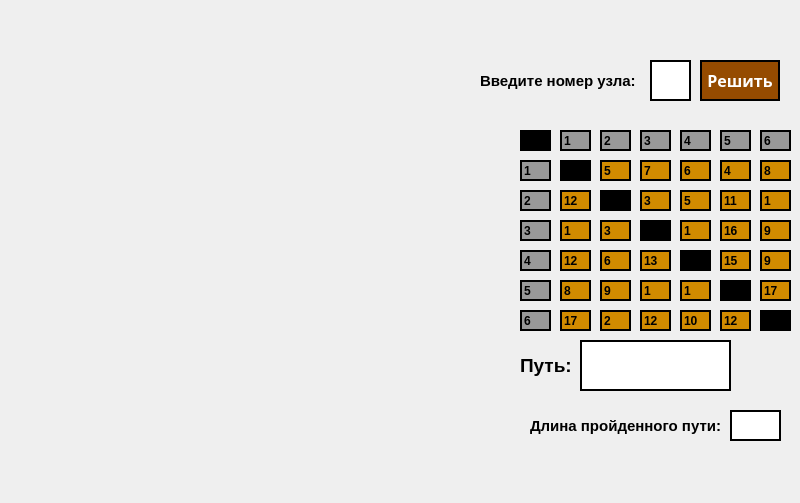
<?xml version="1.0" encoding="UTF-8"?>
<ui version="4.0">
 <class>Kommi</class>
 <widget class="QMainWindow" name="Kommi">
  <property name="geometry">
   <rect>
    <x>0</x>
    <y>0</y>
    <width>800</width>
    <height>503</height>
   </rect>
  </property>
  <property name="windowTitle">
   <string>Kommi</string>
  </property>
  <property name="styleSheet">
   <string notr="true"/>
  </property>
  <widget class="QWidget" name="centralwidget">
   <widget class="QPushButton" name="reshit">
    <property name="geometry">
     <rect>
      <x>700</x>
      <y>60</y>
      <width>80</width>
      <height>41</height>
     </rect>
    </property>
    <property name="font">
     <font>
      <family>Biff</family>
      <pointsize>12</pointsize>
      <weight>75</weight>
      <bold>true</bold>
     </font>
    </property>
    <property name="styleSheet">
     <string notr="true">QPushButton{
background-color:rgb(149, 75, 0);
color:white;
border:2px solid black
}
QPushButton:pressed {
    background-color: qlineargradient(x1: 0, y1: 0, x2: 0, y2: 1,
                                      stop: 0 #dadbde, stop: 1 #f6f7fa);}</string>
    </property>
    <property name="text">
     <string>Решить</string>
    </property>
   </widget>
   <widget class="QLineEdit" name="lineEdit_show">
    <property name="geometry">
     <rect>
      <x>580</x>
      <y>340</y>
      <width>151</width>
      <height>51</height>
     </rect>
    </property>
    <property name="styleSheet">
     <string notr="true">border:2px solid black</string>
    </property>
   </widget>
   <widget class="QLineEdit" name="lineEdit_number">
    <property name="geometry">
     <rect>
      <x>650</x>
      <y>60</y>
      <width>41</width>
      <height>41</height>
     </rect>
    </property>
    <property name="styleSheet">
     <string notr="true">border:2px solid black</string>
    </property>
   </widget>
   <widget class="QLineEdit" name="lineEdit_sum">
    <property name="geometry">
     <rect>
      <x>730</x>
      <y>410</y>
      <width>51</width>
      <height>31</height>
     </rect>
    </property>
    <property name="styleSheet">
     <string notr="true">border:2px solid black</string>
    </property>
   </widget>
   <widget class="QLineEdit" name="x0y0">
    <property name="geometry">
     <rect>
      <x>560</x>
      <y>160</y>
      <width>31</width>
      <height>21</height>
     </rect>
    </property>
    <property name="styleSheet">
     <string notr="true">background-color:rgb(0, 0, 0);
border:2px solid black</string>
    </property>
    <property name="text">
     <string/>
    </property>
   </widget>
   <widget class="QLineEdit" name="x0y1">
    <property name="geometry">
     <rect>
      <x>600</x>
      <y>160</y>
      <width>31</width>
      <height>21</height>
     </rect>
    </property>
    <property name="font">
     <font>
      <weight>75</weight>
      <bold>true</bold>
     </font>
    </property>
    <property name="styleSheet">
     <string notr="true">border:2px solid black;
background-color:rgb(209, 139, 0)</string>
    </property>
    <property name="text">
     <string>5</string>
    </property>
   </widget>
   <widget class="QLineEdit" name="x0y2">
    <property name="geometry">
     <rect>
      <x>640</x>
      <y>160</y>
      <width>31</width>
      <height>21</height>
     </rect>
    </property>
    <property name="font">
     <font>
      <weight>75</weight>
      <bold>true</bold>
     </font>
    </property>
    <property name="styleSheet">
     <string notr="true">border:2px solid black;
background-color:rgb(209, 139, 0)</string>
    </property>
    <property name="text">
     <string>7</string>
    </property>
   </widget>
   <widget class="QLineEdit" name="x0y3">
    <property name="geometry">
     <rect>
      <x>680</x>
      <y>160</y>
      <width>31</width>
      <height>21</height>
     </rect>
    </property>
    <property name="font">
     <font>
      <weight>75</weight>
      <bold>true</bold>
     </font>
    </property>
    <property name="styleSheet">
     <string notr="true">border:2px solid black;
background-color:rgb(209, 139, 0)</string>
    </property>
    <property name="text">
     <string>6</string>
    </property>
   </widget>
   <widget class="QLineEdit" name="x0y4">
    <property name="geometry">
     <rect>
      <x>720</x>
      <y>160</y>
      <width>31</width>
      <height>21</height>
     </rect>
    </property>
    <property name="font">
     <font>
      <weight>75</weight>
      <bold>true</bold>
     </font>
    </property>
    <property name="styleSheet">
     <string notr="true">border:2px solid black;
background-color:rgb(209, 139, 0)</string>
    </property>
    <property name="text">
     <string>4</string>
    </property>
   </widget>
   <widget class="QLineEdit" name="x0y5">
    <property name="geometry">
     <rect>
      <x>760</x>
      <y>160</y>
      <width>31</width>
      <height>21</height>
     </rect>
    </property>
    <property name="font">
     <font>
      <weight>75</weight>
      <bold>true</bold>
     </font>
    </property>
    <property name="styleSheet">
     <string notr="true">border:2px solid black;
background-color:rgb(209, 139, 0)</string>
    </property>
    <property name="text">
     <string>8</string>
    </property>
   </widget>
   <widget class="QLineEdit" name="x1y1">
    <property name="geometry">
     <rect>
      <x>600</x>
      <y>190</y>
      <width>31</width>
      <height>21</height>
     </rect>
    </property>
    <property name="styleSheet">
     <string notr="true">background-color:rgb(0, 0, 0);
border:2px solid black</string>
    </property>
    <property name="text">
     <string/>
    </property>
   </widget>
   <widget class="QLineEdit" name="x1y2">
    <property name="geometry">
     <rect>
      <x>640</x>
      <y>190</y>
      <width>31</width>
      <height>21</height>
     </rect>
    </property>
    <property name="font">
     <font>
      <weight>75</weight>
      <bold>true</bold>
     </font>
    </property>
    <property name="styleSheet">
     <string notr="true">border:2px solid black;
background-color:rgb(209, 139, 0)</string>
    </property>
    <property name="text">
     <string>3</string>
    </property>
   </widget>
   <widget class="QLineEdit" name="x1y4">
    <property name="geometry">
     <rect>
      <x>720</x>
      <y>190</y>
      <width>31</width>
      <height>21</height>
     </rect>
    </property>
    <property name="font">
     <font>
      <weight>75</weight>
      <bold>true</bold>
     </font>
    </property>
    <property name="styleSheet">
     <string notr="true">border:2px solid black;
background-color:rgb(209, 139, 0)</string>
    </property>
    <property name="text">
     <string>11</string>
    </property>
   </widget>
   <widget class="QLineEdit" name="x1y5">
    <property name="geometry">
     <rect>
      <x>760</x>
      <y>190</y>
      <width>31</width>
      <height>21</height>
     </rect>
    </property>
    <property name="font">
     <font>
      <weight>75</weight>
      <bold>true</bold>
     </font>
    </property>
    <property name="styleSheet">
     <string notr="true">border:2px solid black;
background-color:rgb(209, 139, 0)</string>
    </property>
    <property name="text">
     <string>1</string>
    </property>
   </widget>
   <widget class="QLineEdit" name="x1y0">
    <property name="geometry">
     <rect>
      <x>560</x>
      <y>190</y>
      <width>31</width>
      <height>21</height>
     </rect>
    </property>
    <property name="font">
     <font>
      <weight>75</weight>
      <bold>true</bold>
     </font>
    </property>
    <property name="styleSheet">
     <string notr="true">border:2px solid black;
background-color:rgb(209, 139, 0)</string>
    </property>
    <property name="text">
     <string>12</string>
    </property>
   </widget>
   <widget class="QLineEdit" name="x1y3">
    <property name="geometry">
     <rect>
      <x>680</x>
      <y>190</y>
      <width>31</width>
      <height>21</height>
     </rect>
    </property>
    <property name="font">
     <font>
      <weight>75</weight>
      <bold>true</bold>
     </font>
    </property>
    <property name="styleSheet">
     <string notr="true">border:2px solid black;
background-color:rgb(209, 139, 0)</string>
    </property>
    <property name="text">
     <string>5</string>
    </property>
   </widget>
   <widget class="QLineEdit" name="x2y1">
    <property name="geometry">
     <rect>
      <x>600</x>
      <y>220</y>
      <width>31</width>
      <height>21</height>
     </rect>
    </property>
    <property name="font">
     <font>
      <weight>75</weight>
      <bold>true</bold>
     </font>
    </property>
    <property name="styleSheet">
     <string notr="true">border:2px solid black;
background-color:rgb(209, 139, 0)</string>
    </property>
    <property name="text">
     <string>3</string>
    </property>
   </widget>
   <widget class="QLineEdit" name="x2y2">
    <property name="geometry">
     <rect>
      <x>640</x>
      <y>220</y>
      <width>31</width>
      <height>21</height>
     </rect>
    </property>
    <property name="styleSheet">
     <string notr="true">background-color:rgb(0, 0, 0);
border:2px solid black</string>
    </property>
    <property name="text">
     <string/>
    </property>
   </widget>
   <widget class="QLineEdit" name="x2y4">
    <property name="geometry">
     <rect>
      <x>720</x>
      <y>220</y>
      <width>31</width>
      <height>21</height>
     </rect>
    </property>
    <property name="font">
     <font>
      <weight>75</weight>
      <bold>true</bold>
     </font>
    </property>
    <property name="styleSheet">
     <string notr="true">border:2px solid black;
background-color:rgb(209, 139, 0)</string>
    </property>
    <property name="text">
     <string>16</string>
    </property>
   </widget>
   <widget class="QLineEdit" name="x2y5">
    <property name="geometry">
     <rect>
      <x>760</x>
      <y>220</y>
      <width>31</width>
      <height>21</height>
     </rect>
    </property>
    <property name="font">
     <font>
      <weight>75</weight>
      <bold>true</bold>
     </font>
    </property>
    <property name="styleSheet">
     <string notr="true">border:2px solid black;
background-color:rgb(209, 139, 0)</string>
    </property>
    <property name="text">
     <string>9</string>
    </property>
   </widget>
   <widget class="QLineEdit" name="x2y0">
    <property name="geometry">
     <rect>
      <x>560</x>
      <y>220</y>
      <width>31</width>
      <height>21</height>
     </rect>
    </property>
    <property name="font">
     <font>
      <weight>75</weight>
      <bold>true</bold>
     </font>
    </property>
    <property name="styleSheet">
     <string notr="true">border:2px solid black;
background-color:rgb(209, 139, 0)</string>
    </property>
    <property name="text">
     <string>1</string>
    </property>
   </widget>
   <widget class="QLineEdit" name="x2y3">
    <property name="geometry">
     <rect>
      <x>680</x>
      <y>220</y>
      <width>31</width>
      <height>21</height>
     </rect>
    </property>
    <property name="font">
     <font>
      <weight>75</weight>
      <bold>true</bold>
     </font>
    </property>
    <property name="styleSheet">
     <string notr="true">border:2px solid black;
background-color:rgb(209, 139, 0)</string>
    </property>
    <property name="text">
     <string>1</string>
    </property>
   </widget>
   <widget class="QLineEdit" name="x3y1">
    <property name="geometry">
     <rect>
      <x>600</x>
      <y>250</y>
      <width>31</width>
      <height>21</height>
     </rect>
    </property>
    <property name="font">
     <font>
      <weight>75</weight>
      <bold>true</bold>
     </font>
    </property>
    <property name="styleSheet">
     <string notr="true">border:2px solid black;
background-color:rgb(209, 139, 0)</string>
    </property>
    <property name="text">
     <string>6</string>
    </property>
   </widget>
   <widget class="QLineEdit" name="x3y2">
    <property name="geometry">
     <rect>
      <x>640</x>
      <y>250</y>
      <width>31</width>
      <height>21</height>
     </rect>
    </property>
    <property name="font">
     <font>
      <weight>75</weight>
      <bold>true</bold>
     </font>
    </property>
    <property name="styleSheet">
     <string notr="true">border:2px solid black;
background-color:rgb(209, 139, 0)</string>
    </property>
    <property name="text">
     <string>13</string>
    </property>
   </widget>
   <widget class="QLineEdit" name="x3y4">
    <property name="geometry">
     <rect>
      <x>720</x>
      <y>250</y>
      <width>31</width>
      <height>21</height>
     </rect>
    </property>
    <property name="font">
     <font>
      <weight>75</weight>
      <bold>true</bold>
     </font>
    </property>
    <property name="styleSheet">
     <string notr="true">border:2px solid black;
background-color:rgb(209, 139, 0)</string>
    </property>
    <property name="text">
     <string>15</string>
    </property>
   </widget>
   <widget class="QLineEdit" name="x3y5">
    <property name="geometry">
     <rect>
      <x>760</x>
      <y>250</y>
      <width>31</width>
      <height>21</height>
     </rect>
    </property>
    <property name="font">
     <font>
      <weight>75</weight>
      <bold>true</bold>
     </font>
    </property>
    <property name="styleSheet">
     <string notr="true">border:2px solid black;
background-color:rgb(209, 139, 0)</string>
    </property>
    <property name="text">
     <string>9</string>
    </property>
   </widget>
   <widget class="QLineEdit" name="x3y0">
    <property name="geometry">
     <rect>
      <x>560</x>
      <y>250</y>
      <width>31</width>
      <height>21</height>
     </rect>
    </property>
    <property name="font">
     <font>
      <weight>75</weight>
      <bold>true</bold>
     </font>
    </property>
    <property name="styleSheet">
     <string notr="true">border:2px solid black;
background-color:rgb(209, 139, 0)</string>
    </property>
    <property name="text">
     <string>12</string>
    </property>
   </widget>
   <widget class="QLineEdit" name="x3y3">
    <property name="geometry">
     <rect>
      <x>680</x>
      <y>250</y>
      <width>31</width>
      <height>21</height>
     </rect>
    </property>
    <property name="styleSheet">
     <string notr="true">background-color:rgb(0, 0, 0);
border:2px solid black</string>
    </property>
    <property name="text">
     <string/>
    </property>
   </widget>
   <widget class="QLineEdit" name="x4y1">
    <property name="geometry">
     <rect>
      <x>600</x>
      <y>280</y>
      <width>31</width>
      <height>21</height>
     </rect>
    </property>
    <property name="font">
     <font>
      <weight>75</weight>
      <bold>true</bold>
     </font>
    </property>
    <property name="styleSheet">
     <string notr="true">border:2px solid black;
background-color:rgb(209, 139, 0)</string>
    </property>
    <property name="text">
     <string>9</string>
    </property>
   </widget>
   <widget class="QLineEdit" name="x4y2">
    <property name="geometry">
     <rect>
      <x>640</x>
      <y>280</y>
      <width>31</width>
      <height>21</height>
     </rect>
    </property>
    <property name="font">
     <font>
      <weight>75</weight>
      <bold>true</bold>
     </font>
    </property>
    <property name="styleSheet">
     <string notr="true">border:2px solid black;
background-color:rgb(209, 139, 0)</string>
    </property>
    <property name="text">
     <string>1</string>
    </property>
   </widget>
   <widget class="QLineEdit" name="x4y4">
    <property name="geometry">
     <rect>
      <x>720</x>
      <y>280</y>
      <width>31</width>
      <height>21</height>
     </rect>
    </property>
    <property name="styleSheet">
     <string notr="true">background-color:rgb(0, 0, 0);
border:2px solid black</string>
    </property>
    <property name="text">
     <string/>
    </property>
   </widget>
   <widget class="QLineEdit" name="x4y5">
    <property name="geometry">
     <rect>
      <x>760</x>
      <y>280</y>
      <width>31</width>
      <height>21</height>
     </rect>
    </property>
    <property name="font">
     <font>
      <weight>75</weight>
      <bold>true</bold>
     </font>
    </property>
    <property name="styleSheet">
     <string notr="true">border:2px solid black;
background-color:rgb(209, 139, 0)</string>
    </property>
    <property name="text">
     <string>17</string>
    </property>
   </widget>
   <widget class="QLineEdit" name="x4y0">
    <property name="geometry">
     <rect>
      <x>560</x>
      <y>280</y>
      <width>31</width>
      <height>21</height>
     </rect>
    </property>
    <property name="font">
     <font>
      <weight>75</weight>
      <bold>true</bold>
     </font>
    </property>
    <property name="styleSheet">
     <string notr="true">border:2px solid black;
background-color:rgb(209, 139, 0)</string>
    </property>
    <property name="text">
     <string>8</string>
    </property>
   </widget>
   <widget class="QLineEdit" name="x4y3">
    <property name="geometry">
     <rect>
      <x>680</x>
      <y>280</y>
      <width>31</width>
      <height>21</height>
     </rect>
    </property>
    <property name="font">
     <font>
      <weight>75</weight>
      <bold>true</bold>
     </font>
    </property>
    <property name="styleSheet">
     <string notr="true">border:2px solid black;
background-color:rgb(209, 139, 0)</string>
    </property>
    <property name="text">
     <string>1</string>
    </property>
   </widget>
   <widget class="QLineEdit" name="x5y1">
    <property name="geometry">
     <rect>
      <x>600</x>
      <y>310</y>
      <width>31</width>
      <height>21</height>
     </rect>
    </property>
    <property name="font">
     <font>
      <weight>75</weight>
      <bold>true</bold>
     </font>
    </property>
    <property name="styleSheet">
     <string notr="true">border:2px solid black;
background-color:rgb(209, 139, 0)</string>
    </property>
    <property name="text">
     <string>2</string>
    </property>
   </widget>
   <widget class="QLineEdit" name="x5y2">
    <property name="geometry">
     <rect>
      <x>640</x>
      <y>310</y>
      <width>31</width>
      <height>21</height>
     </rect>
    </property>
    <property name="font">
     <font>
      <weight>75</weight>
      <bold>true</bold>
     </font>
    </property>
    <property name="styleSheet">
     <string notr="true">border:2px solid black;
background-color:rgb(209, 139, 0)</string>
    </property>
    <property name="text">
     <string>12</string>
    </property>
   </widget>
   <widget class="QLineEdit" name="x5y4">
    <property name="geometry">
     <rect>
      <x>720</x>
      <y>310</y>
      <width>31</width>
      <height>21</height>
     </rect>
    </property>
    <property name="font">
     <font>
      <weight>75</weight>
      <bold>true</bold>
     </font>
    </property>
    <property name="styleSheet">
     <string notr="true">border:2px solid black;
background-color:rgb(209, 139, 0)</string>
    </property>
    <property name="text">
     <string>12</string>
    </property>
   </widget>
   <widget class="QLineEdit" name="x5y5">
    <property name="geometry">
     <rect>
      <x>760</x>
      <y>310</y>
      <width>31</width>
      <height>21</height>
     </rect>
    </property>
    <property name="styleSheet">
     <string notr="true">background-color:rgb(0, 0, 0);
border:2px solid black</string>
    </property>
    <property name="text">
     <string/>
    </property>
   </widget>
   <widget class="QLineEdit" name="x5y0">
    <property name="geometry">
     <rect>
      <x>560</x>
      <y>310</y>
      <width>31</width>
      <height>21</height>
     </rect>
    </property>
    <property name="font">
     <font>
      <weight>75</weight>
      <bold>true</bold>
     </font>
    </property>
    <property name="styleSheet">
     <string notr="true">border:2px solid black;
background-color:rgb(209, 139, 0)</string>
    </property>
    <property name="text">
     <string>17</string>
    </property>
   </widget>
   <widget class="QLineEdit" name="x5y3">
    <property name="geometry">
     <rect>
      <x>680</x>
      <y>310</y>
      <width>31</width>
      <height>21</height>
     </rect>
    </property>
    <property name="font">
     <font>
      <weight>75</weight>
      <bold>true</bold>
     </font>
    </property>
    <property name="styleSheet">
     <string notr="true">border:2px solid black;
background-color:rgb(209, 139, 0)</string>
    </property>
    <property name="text">
     <string>10</string>
    </property>
   </widget>
   <widget class="QLineEdit" name="lineEdit_40">
    <property name="geometry">
     <rect>
      <x>600</x>
      <y>130</y>
      <width>31</width>
      <height>21</height>
     </rect>
    </property>
    <property name="font">
     <font>
      <weight>75</weight>
      <bold>true</bold>
     </font>
    </property>
    <property name="styleSheet">
     <string notr="true">background-color:rgb(153, 153, 153);
border:2px solid black</string>
    </property>
    <property name="text">
     <string>2</string>
    </property>
   </widget>
   <widget class="QLineEdit" name="lineEdit_41">
    <property name="geometry">
     <rect>
      <x>640</x>
      <y>130</y>
      <width>31</width>
      <height>21</height>
     </rect>
    </property>
    <property name="font">
     <font>
      <weight>75</weight>
      <bold>true</bold>
     </font>
    </property>
    <property name="styleSheet">
     <string notr="true">background-color:rgb(153, 153, 153);
border:2px solid black</string>
    </property>
    <property name="text">
     <string>3</string>
    </property>
   </widget>
   <widget class="QLineEdit" name="lineEdit_42">
    <property name="geometry">
     <rect>
      <x>720</x>
      <y>130</y>
      <width>31</width>
      <height>21</height>
     </rect>
    </property>
    <property name="font">
     <font>
      <weight>75</weight>
      <bold>true</bold>
     </font>
    </property>
    <property name="styleSheet">
     <string notr="true">background-color:rgb(153, 153, 153);
border:2px solid black</string>
    </property>
    <property name="text">
     <string>5</string>
    </property>
   </widget>
   <widget class="QLineEdit" name="lineEdit_43">
    <property name="geometry">
     <rect>
      <x>760</x>
      <y>130</y>
      <width>31</width>
      <height>21</height>
     </rect>
    </property>
    <property name="font">
     <font>
      <weight>75</weight>
      <bold>true</bold>
     </font>
    </property>
    <property name="styleSheet">
     <string notr="true">background-color:rgb(153, 153, 153);
border:2px solid black</string>
    </property>
    <property name="text">
     <string>6</string>
    </property>
   </widget>
   <widget class="QLineEdit" name="lineEdit_44">
    <property name="geometry">
     <rect>
      <x>560</x>
      <y>130</y>
      <width>31</width>
      <height>21</height>
     </rect>
    </property>
    <property name="font">
     <font>
      <weight>75</weight>
      <bold>true</bold>
     </font>
    </property>
    <property name="styleSheet">
     <string notr="true">background-color:rgb(153, 153, 153);
border:2px solid black</string>
    </property>
    <property name="text">
     <string>1</string>
    </property>
   </widget>
   <widget class="QLineEdit" name="lineEdit_45">
    <property name="geometry">
     <rect>
      <x>680</x>
      <y>130</y>
      <width>31</width>
      <height>21</height>
     </rect>
    </property>
    <property name="font">
     <font>
      <weight>75</weight>
      <bold>true</bold>
     </font>
    </property>
    <property name="styleSheet">
     <string notr="true">background-color:rgb(153, 153, 153);
border:2px solid black</string>
    </property>
    <property name="text">
     <string>4</string>
    </property>
   </widget>
   <widget class="QLineEdit" name="lineEdit_46">
    <property name="geometry">
     <rect>
      <x>520</x>
      <y>130</y>
      <width>31</width>
      <height>21</height>
     </rect>
    </property>
    <property name="styleSheet">
     <string notr="true">background-color:rgb(0, 0, 0);
border:2px solid black</string>
    </property>
    <property name="text">
     <string/>
    </property>
   </widget>
   <widget class="QLineEdit" name="lineEdit_47">
    <property name="geometry">
     <rect>
      <x>520</x>
      <y>160</y>
      <width>31</width>
      <height>21</height>
     </rect>
    </property>
    <property name="font">
     <font>
      <weight>75</weight>
      <bold>true</bold>
     </font>
    </property>
    <property name="styleSheet">
     <string notr="true">background-color:rgb(153, 153, 153);
border:2px solid black</string>
    </property>
    <property name="text">
     <string>1</string>
    </property>
   </widget>
   <widget class="QLineEdit" name="lineEdit_48">
    <property name="geometry">
     <rect>
      <x>520</x>
      <y>250</y>
      <width>31</width>
      <height>21</height>
     </rect>
    </property>
    <property name="font">
     <font>
      <weight>75</weight>
      <bold>true</bold>
     </font>
    </property>
    <property name="styleSheet">
     <string notr="true">background-color:rgb(153, 153, 153);
border:2px solid black</string>
    </property>
    <property name="text">
     <string>4</string>
    </property>
   </widget>
   <widget class="QLineEdit" name="lineEdit_49">
    <property name="geometry">
     <rect>
      <x>520</x>
      <y>280</y>
      <width>31</width>
      <height>21</height>
     </rect>
    </property>
    <property name="font">
     <font>
      <weight>75</weight>
      <bold>true</bold>
     </font>
    </property>
    <property name="styleSheet">
     <string notr="true">background-color:rgb(153, 153, 153);
border:2px solid black</string>
    </property>
    <property name="text">
     <string>5</string>
    </property>
   </widget>
   <widget class="QLineEdit" name="lineEdit_50">
    <property name="geometry">
     <rect>
      <x>520</x>
      <y>190</y>
      <width>31</width>
      <height>21</height>
     </rect>
    </property>
    <property name="font">
     <font>
      <weight>75</weight>
      <bold>true</bold>
     </font>
    </property>
    <property name="styleSheet">
     <string notr="true">background-color:rgb(153, 153, 153);
border:2px solid black</string>
    </property>
    <property name="text">
     <string>2</string>
    </property>
   </widget>
   <widget class="QLineEdit" name="lineEdit_51">
    <property name="geometry">
     <rect>
      <x>520</x>
      <y>220</y>
      <width>31</width>
      <height>21</height>
     </rect>
    </property>
    <property name="font">
     <font>
      <weight>75</weight>
      <bold>true</bold>
     </font>
    </property>
    <property name="styleSheet">
     <string notr="true">background-color:rgb(153, 153, 153);
border:2px solid black</string>
    </property>
    <property name="text">
     <string>3</string>
    </property>
   </widget>
   <widget class="QLineEdit" name="lineEdit_52">
    <property name="geometry">
     <rect>
      <x>520</x>
      <y>310</y>
      <width>31</width>
      <height>21</height>
     </rect>
    </property>
    <property name="font">
     <font>
      <weight>75</weight>
      <bold>true</bold>
     </font>
    </property>
    <property name="styleSheet">
     <string notr="true">background-color:rgb(153, 153, 153);
border:2px solid black</string>
    </property>
    <property name="text">
     <string>6</string>
    </property>
   </widget>
   <widget class="QLabel" name="label">
    <property name="geometry">
     <rect>
      <x>480</x>
      <y>60</y>
      <width>161</width>
      <height>41</height>
     </rect>
    </property>
    <property name="font">
     <font>
      <pointsize>11</pointsize>
      <weight>75</weight>
      <bold>true</bold>
     </font>
    </property>
    <property name="text">
     <string>Введите номер узла:</string>
    </property>
   </widget>
   <widget class="QLabel" name="label_2">
    <property name="geometry">
     <rect>
      <x>530</x>
      <y>410</y>
      <width>201</width>
      <height>31</height>
     </rect>
    </property>
    <property name="font">
     <font>
      <pointsize>11</pointsize>
      <weight>75</weight>
      <bold>true</bold>
     </font>
    </property>
    <property name="text">
     <string>Длина пройденного пути:</string>
    </property>
   </widget>
   <widget class="QLabel" name="label_3">
    <property name="geometry">
     <rect>
      <x>520</x>
      <y>340</y>
      <width>61</width>
      <height>51</height>
     </rect>
    </property>
    <property name="font">
     <font>
      <pointsize>14</pointsize>
      <weight>75</weight>
      <bold>true</bold>
     </font>
    </property>
    <property name="text">
     <string>Путь:</string>
    </property>
   </widget>
   <widget class="QLabel" name="image">
    <property name="geometry">
     <rect>
      <x>10</x>
      <y>10</y>
      <width>91</width>
      <height>81</height>
     </rect>
    </property>
    <property name="text">
     <string/>
    </property>
   </widget>
  </widget>
 </widget>
 <resources/>
 <connections/>
</ui>
